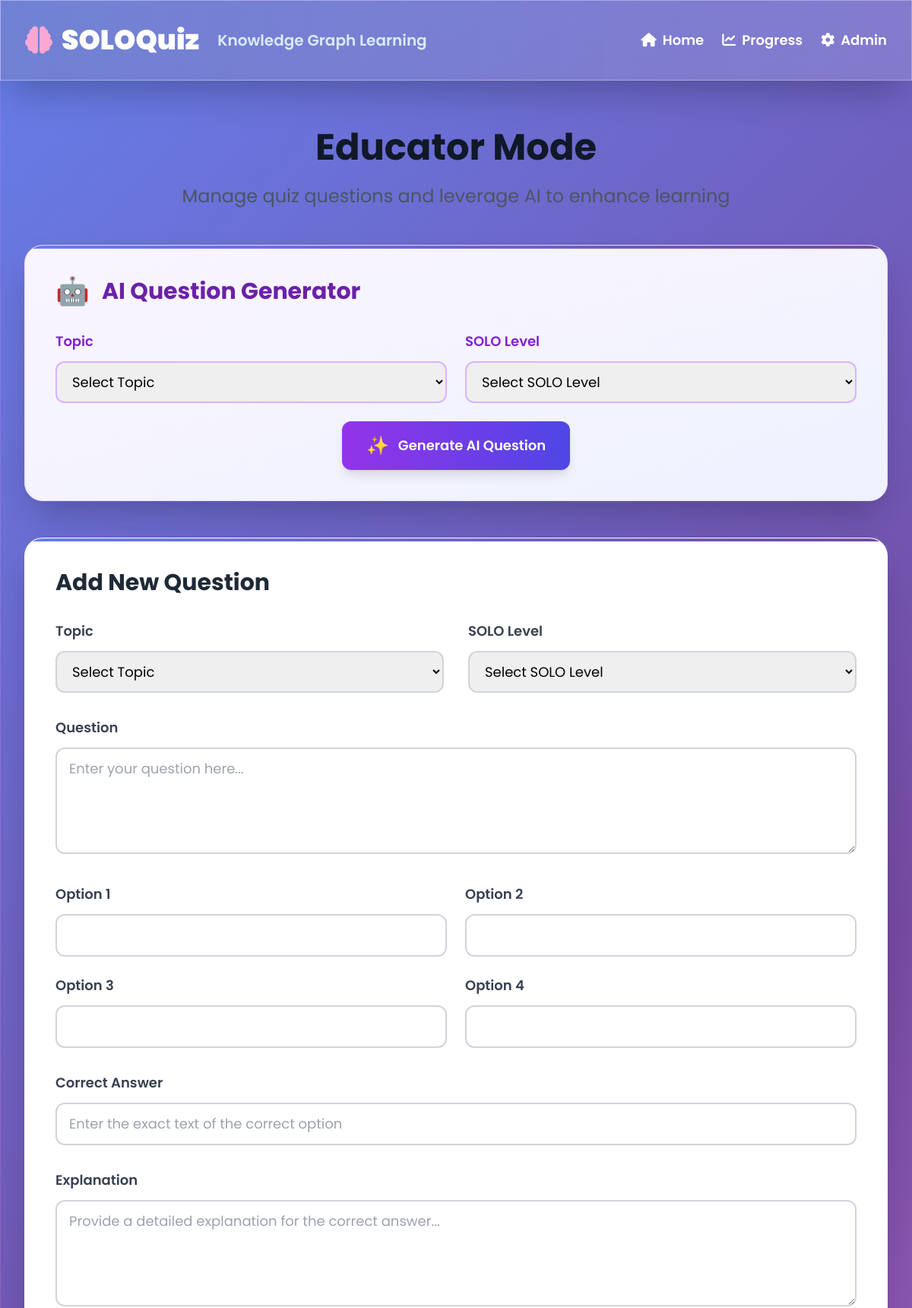
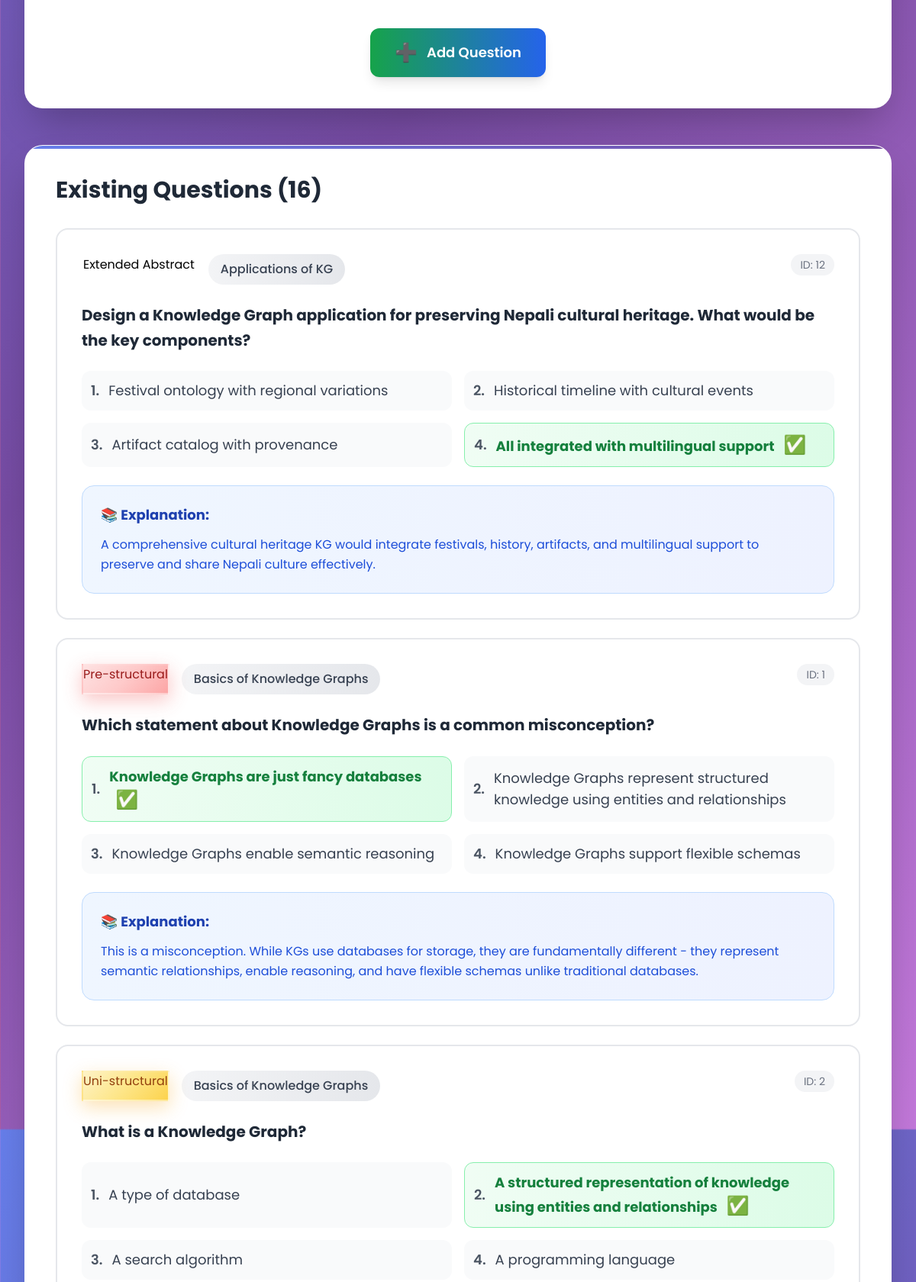
The page /admin (upper part) on the database its author committed (2 pictures, top to bottom).
### tables this page shows
CREATE TABLE questions (
            id INTEGER PRIMARY KEY AUTOINCREMENT,
            topic TEXT NOT NULL,
            level TEXT NOT NULL,
            level_order INTEGER NOT NULL,
            question TEXT NOT NULL,
            options TEXT NOT NULL,
            correct_option TEXT NOT NULL,
            explanation TEXT NOT NULL,
            created_at DATETIME DEFAULT CURRENT_TIMESTAMP
        );

### app.py (the view)
@app.route('/admin')
def admin():
    conn = get_db_connection()
    questions = conn.execute('SELECT * FROM questions ORDER BY topic, level_order').fetchall()
    conn.close()
    return render_template('admin.html', questions=questions)

### app.py (called while the page is built)
def get_db_connection():
    conn = sqlite3.connect('soloquiz.db')
    conn.row_factory = sqlite3.Row
    return conn

@app.template_filter('from_json')
def from_json_filter(value):
    return json.loads(value)

### templates/admin.html (shortened to what this page needs)
{% extends "base.html" %}
{% block content %}
<div class="max-w-6xl mx-auto">
    <div class="text-center mb-12">
        <h1 class="text-5xl font-bold text-gray-900 mb-6">Educator Mode</h1>
        <p class="text-2xl text-gray-600">Manage quiz questions and leverage AI to enhance learning</p>
    </div>
    <div class="quiz-card bg-gradient-to-br from-purple-50 to-indigo-50 rounded-3xl shadow-2xl p-10 mb-12 border border-purple-200">
        <div class="flex items-center mb-8">
            <span class="text-4xl mr-4">🤖</span>
            <h2 class="text-3xl font-bold text-purple-800">AI Question Generator</h2>
        </div>
        <div class="grid md:grid-cols-2 gap-6 mb-6">
            <div>
                <label class="block text-lg font-semibold text-purple-700 mb-3">Topic</label>
                <select id="ai-topic" class="w-full px-4 py-3 border-2 border-purple-300 rounded-xl focus:ring-4 focus:ring-purple-500 focus:border-transparent text-lg">
                    <option value="">Select Topic</option>
                </select>
            </div>
            <div>
                <label class="block text-lg font-semibold text-purple-700 mb-3">SOLO Level</label>
                <select id="ai-level" class="w-full px-4 py-3 border-2 border-purple-300 rounded-xl focus:ring-4 focus:ring-purple-500 focus:border-transparent text-lg">
                    <option value="">Select SOLO Level</option>
                </select>
            </div>
        </div>
        <div class="text-center">
            <button onclick="generateAIQuestion()" id="generate-btn" class="bg-gradient-to-r from-purple-600 to-indigo-600 text-white px-8 py-4 rounded-xl text-lg font-semibold hover:from-purple-700 hover:to-indigo-700 transform hover:scale-105 transition-all duration-300 shadow-lg hover:shadow-xl">
                <span class="flex items-center justify-center">
                    <span class="text-2xl mr-3">✨</span>
                    Generate AI Question
                </span>
            </button>
        </div>
    </div>
    <div class="quiz-card bg-white rounded-3xl shadow-2xl p-10 mb-12">
        <h2 class="text-3xl font-bold mb-8 text-gray-800">Add New Question</h2>
        <form method="POST" action="{{ url_for('add_question') }}" class="space-y-8">
            <div class="grid md:grid-cols-2 gap-8">
                <div>
                    <label class="block text-lg font-semibold text-gray-700 mb-3">Topic</label>
                    <select name="topic" required class="w-full px-4 py-3 border-2 border-gray-300 rounded-xl focus:ring-4 focus:ring-blue-500 focus:border-transparent text-lg">
                        <option value="">Select Topic</option>
                    </select>
                </div>
                <div>
                    <label class="block text-lg font-semibold text-gray-700 mb-3">SOLO Level</label>
                    <select name="level" required class="w-full px-4 py-3 border-2 border-gray-300 rounded-xl focus:ring-4 focus:ring-blue-500 focus:border-transparent text-lg">
                        <option value="">Select SOLO Level</option>
                    </select>
                </div>
            </div>
            <div>
                <label class="block text-lg font-semibold text-gray-700 mb-3">Question</label>
                <textarea name="question" required rows="4" class="w-full px-4 py-3 border-2 border-gray-300 rounded-xl focus:ring-4 focus:ring-blue-500 focus:border-transparent text-lg" placeholder="Enter your question here..."></textarea>
            </div>
            <div class="grid md:grid-cols-2 gap-6">
                <div>
                    <label class="block text-lg font-semibold text-gray-700 mb-3">Option 1</label>
                    <input type="text" name="option1" required class="w-full px-4 py-3 border-2 border-gray-300 rounded-xl focus:ring-4 focus:ring-blue-500 focus:border-transparent text-lg">
                </div>
                <div>
                    <label class="block text-lg font-semibold text-gray-700 mb-3">Option 2</label>
                    <input type="text" name="option2" required class="w-full px-4 py-3 border-2 border-gray-300 rounded-xl focus:ring-4 focus:ring-blue-500 focus:border-transparent text-lg">
                </div>
                <div>
                    <label class="block text-lg font-semibold text-gray-700 mb-3">Option 3</label>
                    <input type="text" name="option3" required class="w-full px-4 py-3 border-2 border-gray-300 rounded-xl focus:ring-4 focus:ring-blue-500 focus:border-transparent text-lg">
                </div>
                <div>
                    <label class="block text-lg font-semibold text-gray-700 mb-3">Option 4</label>
                    <input type="text" name="option4" required class="w-full px-4 py-3 border-2 border-gray-300 rounded-xl focus:ring-4 focus:ring-blue-500 focus:border-transparent text-lg">
                </div>
            </div>
            <div>
                <label class="block text-lg font-semibold text-gray-700 mb-3">Correct Answer</label>
                <input type="text" name="correct_option" required class="w-full px-4 py-3 border-2 border-gray-300 rounded-xl focus:ring-4 focus:ring-blue-500 focus:border-transparent text-lg" placeholder="Enter the exact text of the correct option">
            </div>
            <div>
                <label class="block text-lg font-semibold text-gray-700 mb-3">Explanation</label>
                <textarea name="explanation" required rows="4" class="w-full px-4 py-3 border-2 border-gray-300 rounded-xl focus:ring-4 focus:ring-blue-500 focus:border-transparent text-lg" placeholder="Provide a detailed explanation for the correct answer..."></textarea>
            </div>
            <div class="text-center">
                <button type="submit" class="bg-gradient-to-r from-green-600 to-blue-600 text-white px-8 py-4 rounded-xl text-lg font-semibold hover:from-green-700 hover:to-blue-700 transform hover:scale-105 transition-all duration-300 shadow-lg hover:shadow-xl">
                    <span class="flex items-center justify-center">
                        <span class="text-2xl mr-3">➕</span>
                        Add Question
                    </span>
                </button>
            </div>
        </form>
    </div>
    <div class="quiz-card bg-white rounded-3xl shadow-2xl p-10">
        <h2 class="text-3xl font-bold mb-8 text-gray-800">Existing Questions ({{ questions|length }})</h2>
        {% if questions %}
        <div class="space-y-6">
            {% for question in questions %}
            <div class="border-2 border-gray-200 rounded-2xl p-8 hover:shadow-lg transition-all duration-300 hover:border-blue-300">
                <div class="flex justify-between items-start mb-6">
                    <div class="flex space-x-4">
                        <div class="solo-badge {{ 'solo-' + question.level.lower().replace('-', '').replace(' ', '') }}">
                            {{ question.level }}
                        </div>
                        <div class="bg-gradient-to-r from-gray-100 to-gray-200 px-4 py-2 rounded-full">
                            <span class="text-gray-700 font-medium">{{ question.topic }}</span>
                        </div>
                    </div>
                    <div class="text-sm text-gray-500 bg-gray-100 px-3 py-1 rounded-full">
                        ID: {{ question.id }}
                    </div>
                </div>
                <h3 class="text-xl font-bold text-gray-800 mb-6 leading-relaxed">{{ question.question }}</h3>
                <div class="grid md:grid-cols-2 gap-4 mb-6">
                    {% set options = question.options | from_json %}
                    {% for option in options %}
                    <div class="flex items-center space-x-3 p-3 rounded-xl {{ 'bg-gradient-to-r from-green-50 to-green-100 border border-green-300' if option == question.correct_option else 'bg-gray-50' }}">
                        <span class="text-lg font-semibold text-gray-600">{{ loop.index }}.</span>
                        <span class="text-lg {{ 'font-bold text-green-700' if option == question.correct_option else 'text-gray-700' }}">
                            {{ option }}
                            {% if option == question.correct_option %}<span class="text-2xl ml-2">✅</span>{% endif %}
                        </span>
                    </div>
                    {% endfor %}
                </div>
                <div class="bg-gradient-to-r from-blue-50 to-indigo-50 p-6 rounded-2xl border border-blue-200">
                    <h4 class="font-bold text-blue-800 mb-3 text-lg">📚 Explanation:</h4>
                    <p class="text-blue-700 leading-relaxed">{{ question.explanation }}</p>
                </div>
            </div>
            {% endfor %}
        </div>
        {% else %}
        <div class="text-center py-16">
            <div class="text-8xl mb-6">📝</div>
            <h3 class="text-3xl font-bold text-gray-800 mb-4">No Questions Yet</h3>
            <p class="text-xl text-gray-600">Add your first question using the form above or generate one with AI!</p>
        </div>
        {% endif %}
    </div>
</div>
{% endblock %}

### templates/base.html (style rules this page uses)
body { font-family: 'Poppins', 'Inter', sans-serif; background: linear-gradient(135deg, #667eea 0%, #764ba2 50%, #f093fb 100%); background-attachment: fixed; min-height: 100vh; }
.main-gradient { background: linear-gradient(135deg, #667eea 0%, #764ba2 30%, #f093fb 70%, #f5576c 100%); background-size: 400% 400%; animation: gradientShift 15s ease infinite; }
.solo-badge { @apply inline-flex items-center px-6 py-3 rounded-full text-sm font-bold transition-all duration-300 shadow-lg; backdrop-filter: blur(10px); border: 2px solid rgba(255, 255, 255, 0.3); }
.solo-prestructural { background: linear-gradient(135deg, #fee2e2, #fecaca, #fca5a5); color: #991b1b; box-shadow: 0 8px 25px rgba(239, 68, 68, 0.3); }
.solo-unistructural { background: linear-gradient(135deg, #fef3c7, #fde68a, #fcd34d); color: #92400e; box-shadow: 0 8px 25px rgba(245, 158, 11, 0.3); }
.quiz-card { background: rgba(255, 255, 255, 0.95); backdrop-filter: blur(20px); border: 1px solid rgba(255, 255, 255, 0.3); border-radius: 32px; transition: all 0.5s cubic-bezier(0.4, 0, 0.2, 1); box-shadow: 0 20px 40px rgba(0, 0, 0, 0.1); position: relative; overflow: hidden; }
.quiz-card::before { content: ''; position: absolute; top: 0; left: 0; right: 0; height: 4px; background: linear-gradient(90deg, #667eea, #764ba2, #f093fb, #f5576c); background-size: 300% 100%; animation: shimmer 3s ease-in-out infinite; }

### rows shown on the page
questions: level "Extended Abstract", topic "Applications of KG", id "12", question "Design a Knowledge Graph application for preserving Nepali cultural heritage. What would be the key components?", options "Festival ontology with regional variations" "Historical timeline with cultural events" "Artifact catalog with provenance" "All integrated with multilingual support", explanation "A comprehensive cultural heritage KG would integrate festivals, history, artifacts, and multilingual support to preserve and share Nepali culture effectively."
questions: level "Pre-structural", topic "Basics of Knowledge Graphs", id "1", question "Which statement about Knowledge Graphs is a common misconception?", options "Knowledge Graphs are just fancy databases" "Knowledge Graphs represent structured knowledge using entities and relationships" "Knowledge Graphs enable semantic reasoning" "Knowledge Graphs support flexible schemas", explanation "This is a misconception. While KGs use databases for storage, they are fundamentally different - they represent semantic relationships, enable reasoning, and have flexible schemas unlike traditional databases."
questions: level "Uni-structural", topic "Basics of Knowledge Graphs", id "2", question "What is a Knowledge Graph?", options "A type of database" "A structured representation of knowledge using entities and relationships" "A search algorithm" "A programming language"

### other values the page prints
{{ questions|length }} "16"
